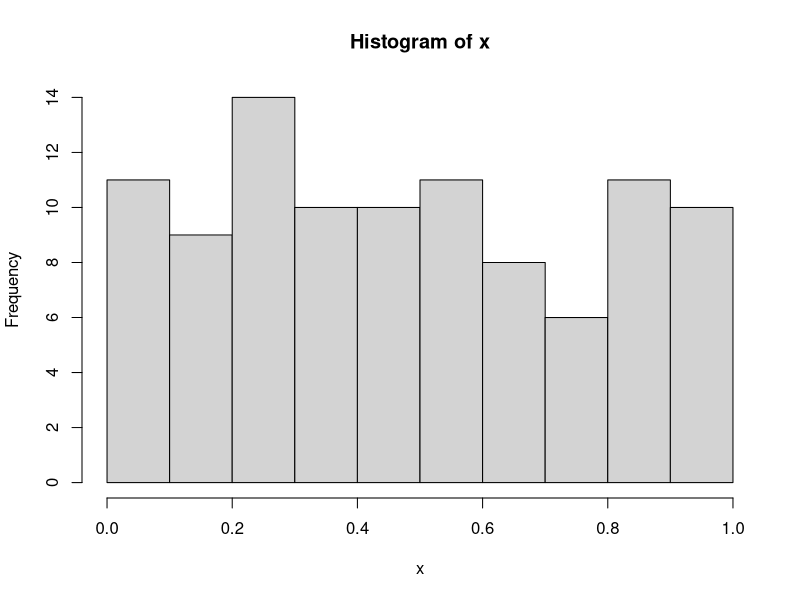

This chart was generated by the following R code:
## ---- chunk 1
knitr::opts_chunk$set(echo = TRUE)
## ---- chunk 2
#Here's some R code
print("hello world!")
## ---- chunk 3
x <-runif(1:100)
hist(x)
## ---- chunk 4
example_num <- 57
